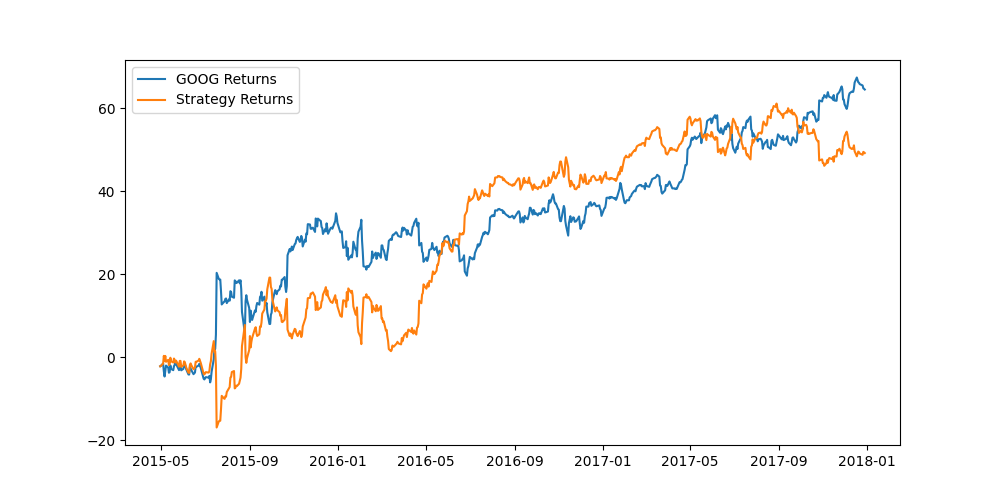

Here is the Python script that generated this plot:
import pandas as pd
import numpy as np
import matplotlib.pyplot as plt
from sklearn.metrics import accuracy_score
from sklearn.linear_model import LogisticRegression


from pandas_datareader import data
start_date = '2001-01-01'
end_date = '2018-01-01'
SRC_DATA_FILENAME='goog_data_large.pkl'

try:
    goog_data = pd.read_pickle(SRC_DATA_FILENAME)
    print('File data found...reading GOOG data')
except FileNotFoundError:
    print('File not found...downloading the GOOG data')
    goog_data = data.DataReader('GOOG', 'yahoo', start_date, end_date)
    goog_data.to_pickle(SRC_DATA_FILENAME)

goog_data['Open-Close']=goog_data.Open-goog_data.Close
goog_data['High-Low']=goog_data.High-goog_data.Low
goog_data=goog_data.dropna()
X=goog_data[['Open-Close','High-Low']]
Y=np.where(goog_data['Close'].shift(-1)>goog_data['Close'],1,-1)

split_ratio=0.8
split_value=int(split_ratio * len(goog_data))
X_train=X[:split_value]
Y_train=Y[:split_value]
X_test=X[split_value:]
Y_test=Y[split_value:]


logistic=LogisticRegression()
logistic.fit(X_train, Y_train)
accuracy_train = accuracy_score(Y_train, logistic.predict(X_train))
accuracy_test = accuracy_score(Y_test, logistic.predict(X_test))
print(accuracy_train, accuracy_test)


goog_data['Predicted_Signal']=logistic.predict(X)
goog_data['GOOG_Returns']=np.log(goog_data['Close']/goog_data['Close'].shift(1))


def calculate_return(df,split_value,symbol):
    cum_goog_return= df[split_value:]['%s_Returns' % symbol].cumsum() * 100
    df['Strategy_Returns']= df['%s_Returns' % symbol] * df['Predicted_Signal'].shift(1)
    return cum_goog_return

def calculate_strategy_return(df,split_value):
    cum_strategy_return = df[split_value:]['Strategy_Returns'].cumsum() * 100
    return cum_strategy_return

cum_goog_return=calculate_return(goog_data,split_value=len(X_train),symbol='GOOG')
cum_strategy_return= calculate_strategy_return(goog_data,split_value=len(X_train))


def plot_shart(cum_symbol_return, cum_strategy_return, symbol):
    plt.figure(figsize=(10,5))
    plt.plot(cum_symbol_return, label='%s Returns' % symbol)
    plt.plot(cum_strategy_return,label='Strategy Returns')
    plt.legend()
    plt.show()

plot_shart(cum_goog_return, cum_strategy_return,symbol='GOOG')

def sharpe_ratio(symbol_returns, strategy_returns):
    strategy_std=strategy_returns.std()
    sharpe=(strategy_returns-symbol_returns)/strategy_std
    return sharpe.mean()

accuracy_train = accuracy_score(Y_train, logistic.predict(X_train))
accuracy_test = accuracy_score(Y_test, logistic.predict(X_test))
print(accuracy_train, accuracy_test)
print(sharpe_ratio(cum_strategy_return,cum_goog_return))

from sklearn.metrics import mean_squared_error, r2_score

# The mean squared error
print("Mean squared error: %.2f"
      % mean_squared_error(Y_train, logistic.predict(X_train)))
# Explained variance score: 1 is perfect prediction
print('Variance score: %.2f' % r2_score(Y_train, logistic.predict(X_train)))

# The mean squared error
print("Mean squared error: %.2f"
      % mean_squared_error(Y_test, logistic.predict(X_test)))
# Explained variance score: 1 is perfect prediction
print('Variance score: %.2f' % r2_score(Y_test, logistic.predict(X_test)))
